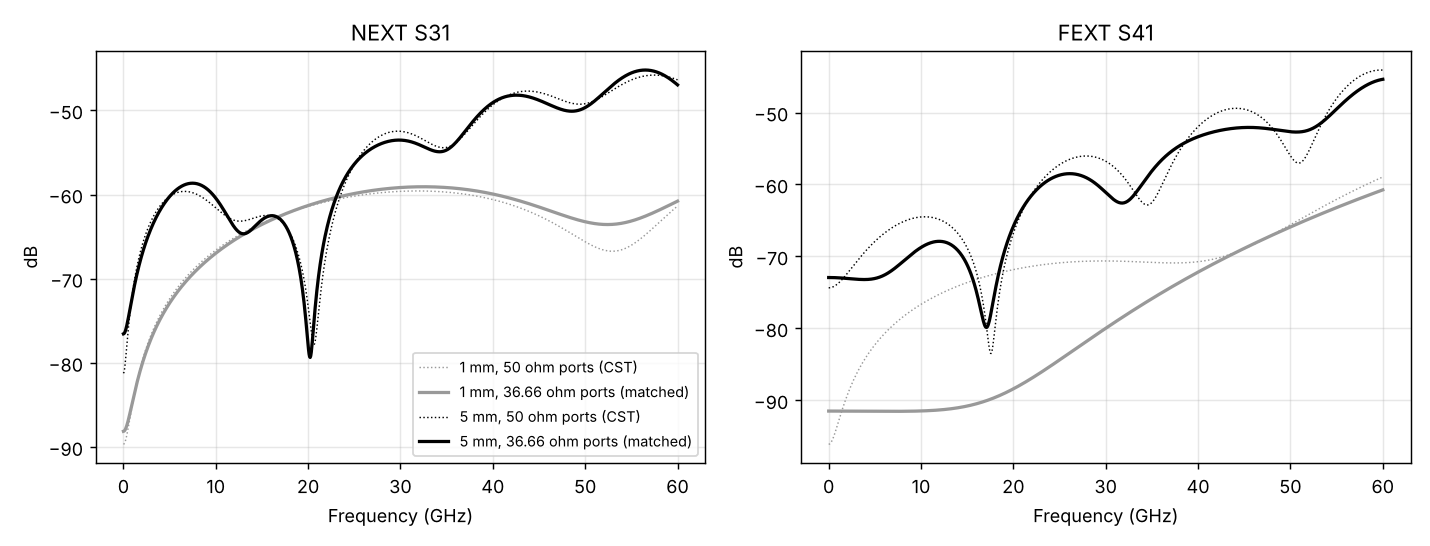

The Python source for this figure:
"""Remove the 50-ohm port mismatch: re-express the CST S-matrices with
36.66-ohm reference impedance (about the line's own Zc) at all four ports."""
import numpy as np, matplotlib.pyplot as plt
from first_look_lib import load4

def renorm(S, z0=50.0, zr=36.66):
    I = np.eye(4)
    Z = z0*(I + S) @ np.linalg.inv(I - S)          # impedance matrix
    return (Z - zr*I) @ np.linalg.inv(Z + zr*I)     # S with new reference

db = lambda x: 20*np.log10(abs(x))
fig, ax = plt.subplots(1, 2, figsize=(11, 4.2))
for fn, lab, c in [("LINEA0_1MM_200UM_PITCH.s4p", "1 mm", "0.6"), ("LINEA0_5MM_200UM_PITCH.s4p", "5 mm", "k")]:
    f, S = load4(fn); G = f/1e9; Sr = renorm(S)
    for a, (r, name) in zip(ax, [(2, "NEXT S31"), (3, "FEXT S41")]):
        a.plot(G, db(S[:, r, 0]), color=c, lw=.8, ls=":", label=f"{lab}, 50 ohm ports (CST)")
        a.plot(G, db(Sr[:, r, 0]), color=c, lw=1.8, label=f"{lab}, 36.66 ohm ports (matched)")
        a.set_title(name); a.set_xlabel("Frequency (GHz)"); a.set_ylabel("dB"); a.grid(alpha=.3)
    k = lambda g: np.argmin(abs(G-g))
    print(lab, "matched: " + "  ".join(f"{g}GHz NEXT {db(Sr[k(g),2,0]):.1f} FEXT {db(Sr[k(g),3,0]):.1f}" for g in (1, 10, 15, 30, 60)))
ax[0].legend(fontsize=8)
plt.tight_layout(); plt.savefig("renorm.png", dpi=130)
